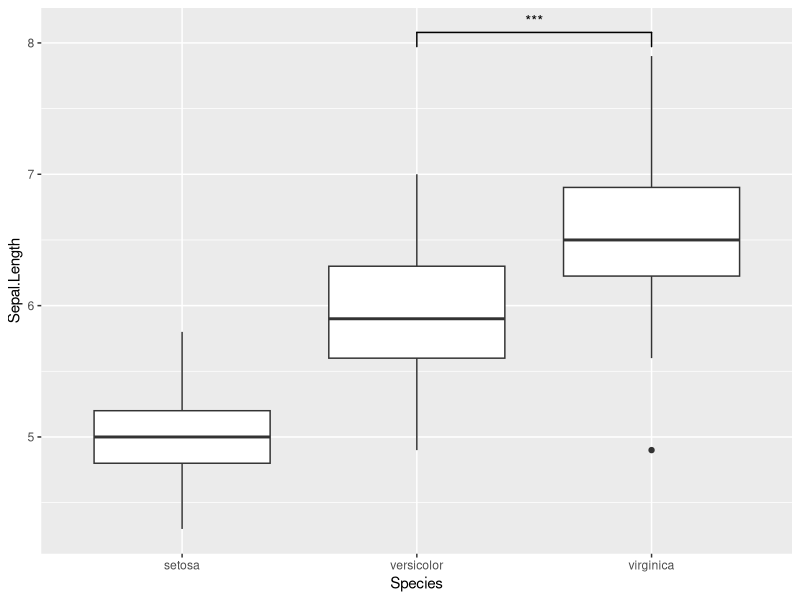
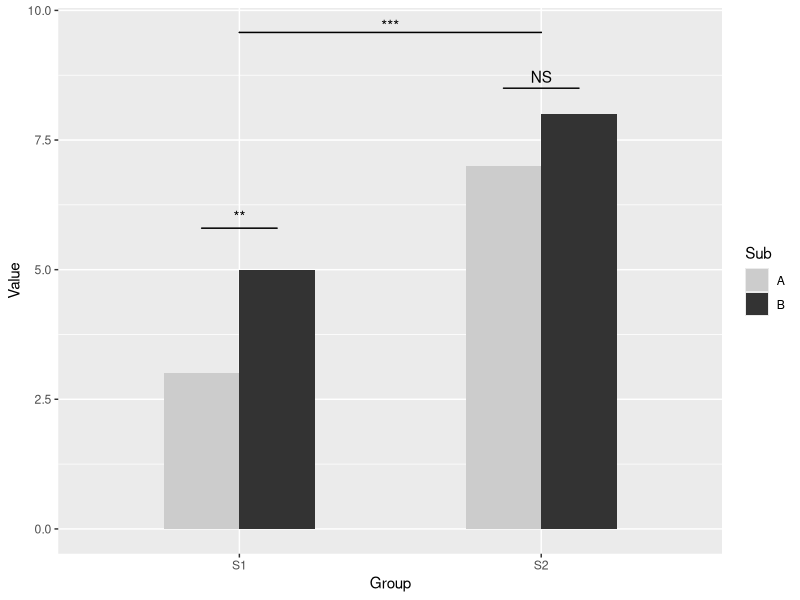

Write R code to recreate these figures, in order.
## ---- chunk 1
library(ggplot2)
library(ggsignif)
## ---- chunk 2
ggplot(iris, aes(x=Species, y=Sepal.Length)) + 
  geom_boxplot() +
  geom_signif(comparisons = list(c("versicolor", "virginica")), 
              map_signif_level=TRUE)
## ---- chunk 3
dat <- data.frame(Group = c("S1", "S1", "S2", "S2"),
                  Sub   = c("A", "B", "A", "B"),
                  Value = c(3,5,7,8))  

ggplot(dat, aes(Group, Value)) +
  geom_bar(aes(fill = Sub), stat="identity", position="dodge", width=.5) +
  geom_signif(stat="identity",
              data=data.frame(x=c(0.875, 1.875), xend=c(1.125, 2.125),
                              y=c(5.8, 8.5), annotation=c("**", "NS")),
              aes(x=x,xend=xend, y=y, yend=y, annotation=annotation)) +
  geom_signif(comparisons=list(c("S1", "S2")), annotations="***",
              y_position = 9.3, tip_length = 0, vjust=0.4) +
  scale_fill_manual(values = c("grey80", "grey20"))
    
